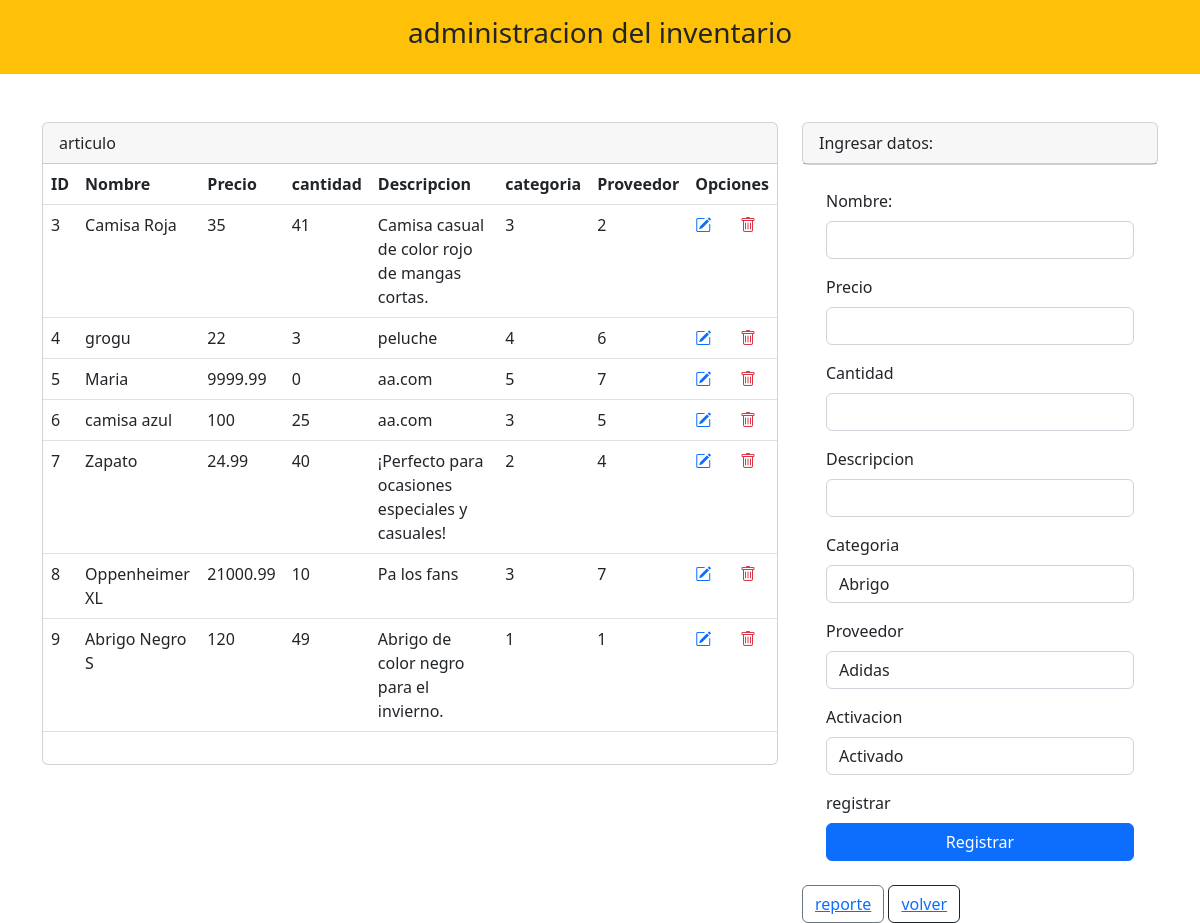
The app's page /administrador/index.php with its own data.
### tables this page shows
CREATE TABLE `producto` (
  `id_producto` int(11) NOT NULL,
  `produc_nombre` varchar(50) NOT NULL,
  `produc_precio` double(15,2) NOT NULL,
  `produc_descripcion` tinytext NOT NULL,
  `produc_cantidad` int(11) NOT NULL,
  `produc_urlimg` text NOT NULL,
  `produc_id_categoria` int(11) NOT NULL,
  `produc_proveedor` varchar(50) NOT NULL,
  `produc_activo` int(1) NOT NULL
);

### administrador/index.php (the view, shortened to what this page needs)
<?php include 'header.php'?>
<?php
include_once 'conexion.php';
$sentencias = $bd -> query("select * from producto");
$productos = $sentencias->fetchAll(PDO::FETCH_OBJ);
?>
<div class="container mt-5">
   <div class=" row justify-content-center ">
        <div class="col-8">
            <div class="card">
                <div class="card-header">
                articulo
                </div>
                <div class="table">
                    <div class="table-responsive">
                        <table class="table aling-middle">
                            <thead>
                                <tr>
                                    <th scope="col">ID</th>
                                    <th scope="col">Nombre</th>
                                    <th scope="col">Precio</th>
                                    <th scope="col">cantidad</th>
                                    <th scope="col">Descripcion</th>
                                    <th scope="col">categoria</th>
                                    <th scope="col">Proveedor</th>
                                    <th scope="col" colspan="2">Opciones</th>
                                </tr>
                            </thead>
                            <tbody>
                                <?php
                                foreach($productos as $dato){
                                ?>
                                <tr >
                                    <td scope="row"> <?php echo $dato->id_producto;?></td>
                                    <td> <?php echo $dato->produc_nombre;?></td>
                                    <td><?php echo $dato->produc_precio;?></td>
                                    <td><?php echo $dato->produc_cantidad;?></td>
                                    <td><?php echo $dato->produc_descripcion;?></td>
                                    <td><?php echo $dato->produc_id_categoria;?></td>
                                    <td><?php echo $dato->produc_proveedor;?></td>
                                    <td ><a class="text-succes" href="editar.php?codigo=<?php echo $dato->id_producto;?>"><i class="bi bi-pencil-square"></i></a></td>
                                    <td ><a class="text-danger" href="eliminar.php?codigo=<?php echo $dato->id_producto;?>"><i class="bi bi-trash"></i></a></td>
                                </tr>
                                <?php
                                 }
                                ?>
                            </tbody>
                        </table>
                    </div>
                </div>
            </div>
        </div>
        <div class="col-4">
        <div class="card">
            <div class="card-header">
                Ingresar datos:
            </div>
        </div>
        <form class="p-4" method="POST" action="registrar.php">
            <div class="mb-3">
                <label class="form-label">Nombre:</label>
                <input type="text" class="form-control" name="txtNombre" autofocus required>
            </div>
            <div class="mb-3">
                <label class="form-label">Precio</label>
                <input type="number" class="form-control" name="txtPrecio" autofocus required>
            </div>
            <div class="mb-3">
                <label class="form-label">Cantidad</label>
                <input type="number" class="form-control" name="txtCantidad" autofocus required>
            </div>
            <div class="mb-3">
                <label class="form-label">Descripcion</label>
                <input type="text" class="form-control" name="txtDescripcion" autofocus required>
            </div>
            <div class="mb-3">
                <label class="form-label">Categoria</label>
                <select class="form-control" name="txtCategoria" id="lang" required>
                <option value="1">Abrigo</option>
            </select>
            </div>
            <div class="mb-3">
                <label class="form-label">Proveedor</label>
                <select class="form-control" name="txtProveedor" id="lang" required>
                <option value="1">Adidas</option>
            </select>
            </div>
            <div class="mb-3">
            <label class="form-label">Activacion</label>
            <select class="form-control" name="txtAct" id="lang" required>
                <option value="1">Activado</option>
            </select>
            </div>
            <div class="d-grid">
                <label class="form-label">registrar</label>
                <input type="submit" class="btn btn-primary" value="Registrar">
            </div>
        </form>
        <button class="btn btn-outline-secondary">
        <a href="execel.php" bg='' target="_blank">reporte</a>
        </button>
        <button class="btn btn-outline-dark"><a href="../Index.php">volver</a></button>
        </div>
    </div>
</div>
<?php include 'footer.php'?>

### records on screen
producto: id_producto "3", produc_nombre "Camisa Roja", produc_precio "35", produc_cantidad "41", produc_descripcion "Camisa casual de color rojo de mangas cortas.", produc_id_categoria "3", produc_proveedor "2"
producto: id_producto "4", produc_nombre "grogu", produc_precio "22", produc_cantidad "3", produc_descripcion "peluche", produc_id_categoria "4", produc_proveedor "6"
producto: id_producto "5", produc_nombre "Maria", produc_precio "9999.99", produc_cantidad "0", produc_descripcion "aa.com", produc_id_categoria "5", produc_proveedor "7"
producto: id_producto "6", produc_nombre "camisa azul", produc_precio "100", produc_cantidad "25", produc_descripcion "aa.com", produc_id_categoria "3", produc_proveedor "5"
producto: id_producto "7", produc_nombre "Zapato", produc_precio "24.99", produc_cantidad "40", produc_descripcion "¡Perfecto para ocasiones especiales y casuales!", produc_id_categoria "2", produc_proveedor "4"
producto: id_producto "8", produc_nombre "Oppenheimer XL", produc_precio "21000.99", produc_cantidad "10", produc_descripcion "Pa los fans", produc_id_categoria "3", produc_proveedor "7"
producto: id_producto "9", produc_nombre "Abrigo Negro S", produc_precio "120", produc_cantidad "49", produc_descripcion "Abrigo de color negro para el invierno.", produc_id_categoria "1", produc_proveedor "1"
